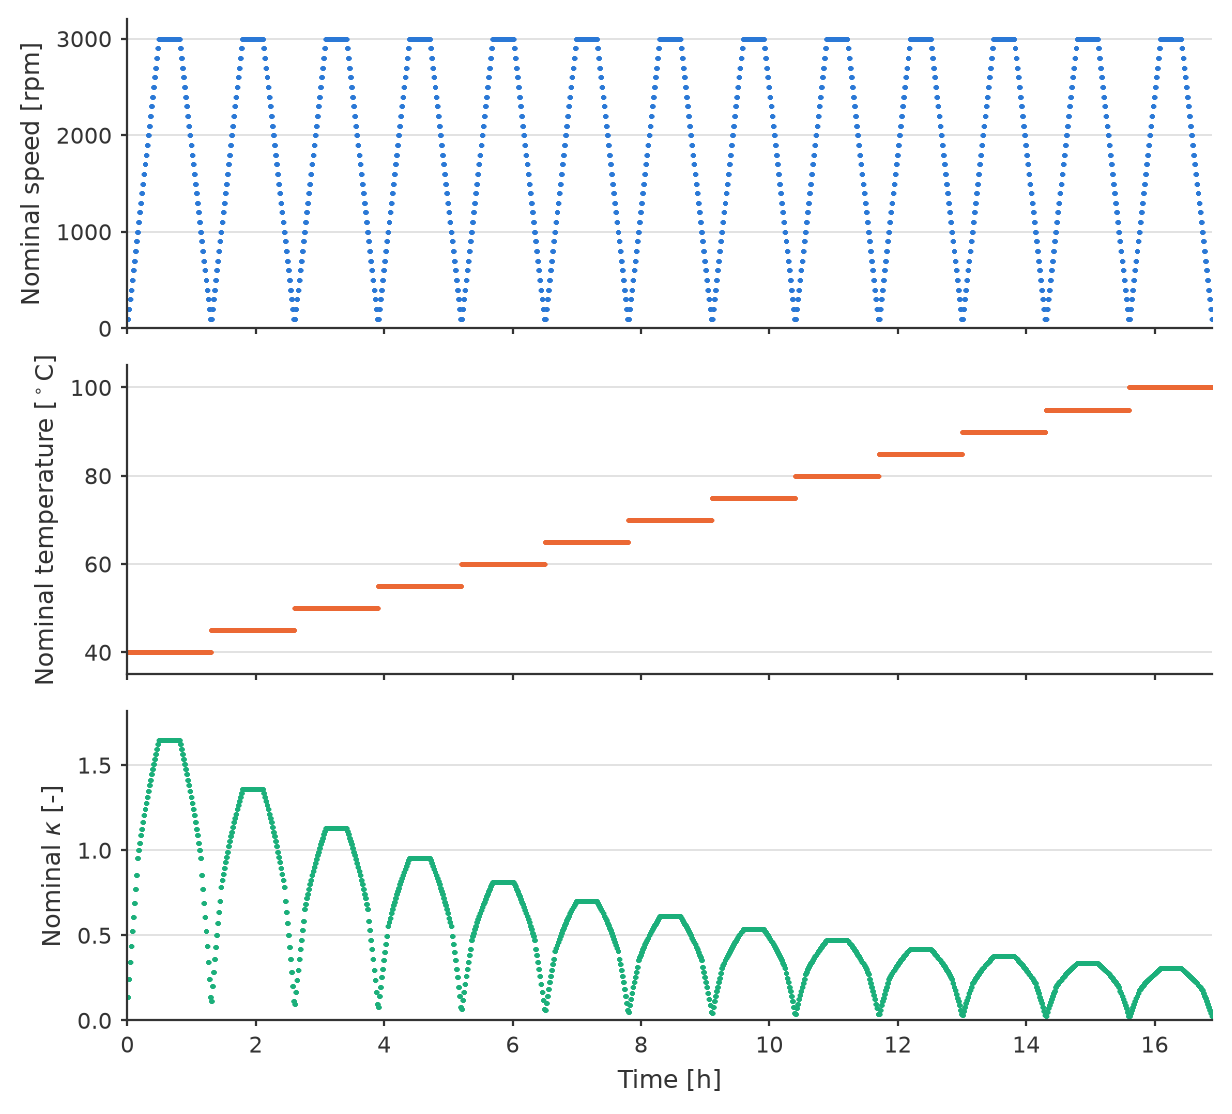

Python code for this plot:
"""
operating_condition_varying_protocol.py
=======================================
Illustrates the full nominal operating-condition protocol as three stacked
scatter plots sharing a time axis:

  1. Rotational speed: 13 pyramid staircase sweeps (100 -> 3000 -> 100 rpm in
     100 rpm steps, 60 s holds, extended hold at the 3000 rpm peak).
  2. Housing temperature: 13 blocks from 40 to 100 degC in 5 degC increments,
     one block per pyramid.
  3. The resulting nominal viscosity ratio kappa, computed per segment from
     the nominal speed and temperature via the ISO 281 / ASTM D341 relations
     (ceramicspeed.calculate_kappa), for Keratech 22 on the SYJ25 bearing.

Everything is nominal -- no data is loaded. Temperature transitions between
blocks are drawn as instantaneous.

Output: dev/operating_condition_varying_protocol.png
"""
# %%
from pathlib import Path

import numpy as np
import matplotlib.pyplot as plt

from ceramicspeed.calculate_kappa import calculate_kappa
# %%
RPM_MIN = 100
RPM_MAX = 3000
RPM_STEP = 100
HOLD_S = 60.0             # nominal hold per staircase step
PEAK_HOLD_S = 20.0 * 60   # extended hold at the 3000 rpm peak
SEGMENT_INTERVAL_S = 5.0  # one acquired segment every ~5 s within a hold

TEMPS_C = np.arange(40, 105, 5)  # 13 temperature blocks
D_PW_MM = 38.0                   # SYJ25 pitch diameter
NU_40 = 22.0                     # Keratech 22 [cSt]
NU_100 = 4.1

_SPEED = "#2a78d6"   # blue
_TEMP = "#eb6834"    # orange
_KAPPA = "#1baf7a"   # aqua
_INK = "#333333"
# %%
# nominal staircase: up 100..3000, down 2900..100 (peak visited once)
rpms_up = np.arange(RPM_MIN, RPM_MAX + RPM_STEP, RPM_STEP)
rpms_down = np.arange(RPM_MAX - RPM_STEP, RPM_MIN - RPM_STEP, -RPM_STEP)
pyramid = np.concatenate([rpms_up, rpms_down])

t, rpm_v, temp_v = [], [], []
t0 = 0.0
for temp in TEMPS_C:
    for rpm in pyramid:
        hold = PEAK_HOLD_S if rpm == RPM_MAX else HOLD_S
        seg_times = np.arange(0.0, hold, SEGMENT_INTERVAL_S)
        t.extend(t0 + seg_times)
        rpm_v.extend([rpm] * len(seg_times))
        temp_v.extend([temp] * len(seg_times))
        t0 += hold

t = np.asarray(t) / 3600.0  # hours
rpm_v = np.asarray(rpm_v, dtype=float)
temp_v = np.asarray(temp_v, dtype=float)
kappa_v = np.asarray([
    calculate_kappa(rpm=r, temp_c=c, d_pw=D_PW_MM, nu_40=NU_40, nu_100=NU_100)
    for r, c in zip(rpm_v, temp_v)])

fig, axes = plt.subplots(3, 1, figsize=(7.0, 6.5), sharex=True,
                         gridspec_kw={"hspace": 0.12})
panels = [
    (rpm_v, _SPEED, "Nominal speed [rpm]", (0, RPM_MAX + 200)),
    (temp_v, _TEMP, "Nominal temperature [$^\\circ$C]", (35, 105)),
    (kappa_v, _KAPPA, "Nominal $\\kappa$ [-]", (0, float(kappa_v.max()) * 1.1)),
]
for ax, (vals, color, label, ylim) in zip(axes, panels):
    ax.scatter(t, vals, s=2, color=color, linewidths=0)
    ax.set_ylabel(label, fontsize=9, color=_INK)
    ax.set_ylim(*ylim)
    ax.grid(axis="y", color="#dddddd", lw=0.6)
    ax.set_axisbelow(True)
    for spine in ("top", "right"):
        ax.spines[spine].set_visible(False)
    for spine in ("left", "bottom"):
        ax.spines[spine].set_color(_INK)
    ax.tick_params(labelsize=8, colors=_INK, length=2)
axes[-1].set_xlabel("Time [h]", fontsize=9, color=_INK)
axes[-1].set_xlim(0, t[-1])

try:
    out = Path(__file__).with_suffix(".png")
except NameError:  # interactive cell: __file__ undefined
    out = Path.cwd() / "dev" / "operating_condition_varying_protocol.png"
fig.savefig(out, dpi=200, bbox_inches="tight")
plt.show()
print(f"Saved: {out}")
print(f"{len(TEMPS_C)} blocks x {len(pyramid)} holds, {len(t)} nominal segments, "
      f"duration {t[-1]:.1f} h, kappa {kappa_v.min():.3f}-{kappa_v.max():.2f}")

# %%
